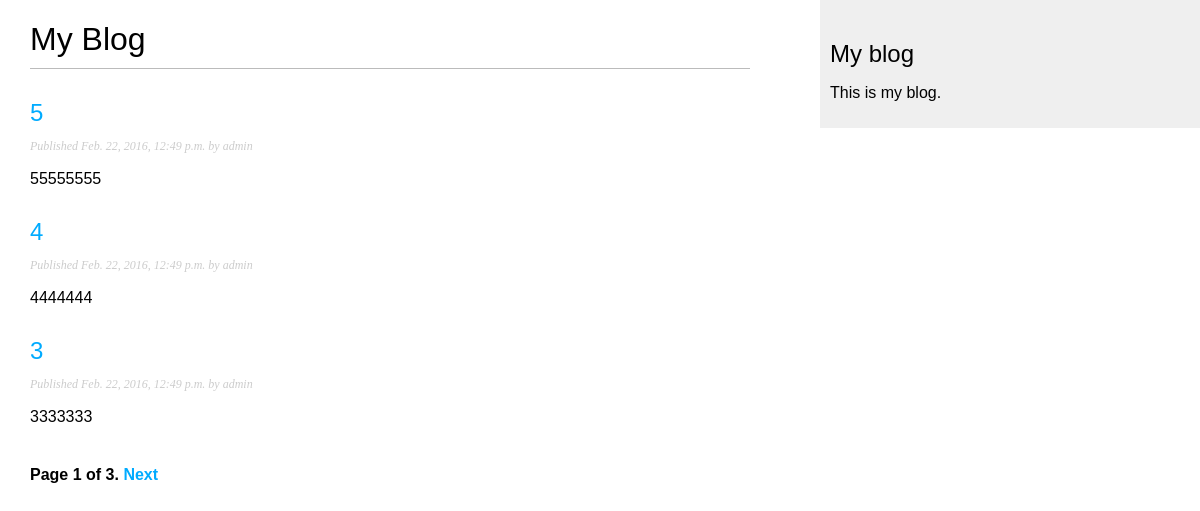
Screenshot of /blog/ with the database file from the repository.
### blog/models.py (models this page shows, shortened)
class Post(models.Model):
  STATUS_CHOICES = (
    ('draft', 'Draft'),
    ('published', 'Published'),
  )
  title = models.CharField(max_length=250)
  slug = models.SlugField(max_length=250, unique_for_date='publish') #用在文章的url，根據日期唯一性
  author = models.ForeignKey(User, related_name='blog_posts') #資料一對多，從User來
  body = models.TextField() #文章內容
  publish = models.DateTimeField(default=timezone.now) #發布時間
  created = models.DateTimeField(auto_now_add=True)
  updated = models.DateTimeField(auto_now=True)
  status = models.CharField(max_length=10, choices=STATUS_CHOICES, default='draft') #使用choices限制選項
  objects = models.Manager() # The default manager.
  published = PublishedManager() # Our custom manager.
  def get_absolute_url(self):
    return reverse('blog:post_detail', args=[
                      self.publish.year,
                      self.publish.strftime('%m'), #用strftime()來讓個位數前面補0變成兩位數
                      self.publish.strftime('%d'),
                      self.slug
                    ]
                  )
  class Meta: #依發佈日期排序，負號表示descending
    ordering = ('-publish',)

### blog/views.py (the view)
class PostListView(ListView):
  queryset = Post.published.all()
  context_object_name = 'posts'
  paginate_by = 3
  template_name = 'blog/post/list.html'

### blog/templates/blog/post/list.html (shortened to what this page needs)
{% extends "blog/base.html" %}
{% block content %}
  <h1>My Blog</h1>
  {% for post in posts %}
    <h2><a href="{{ post.get_absolute_url }}">{{ post.title }}</a></h2>
    <p class="date">Published {{ post.publish }} by {{ post.author }}</p>
    {{ post.body|truncatewords:3|linebreaks }}
  {% endfor %}
  {% include "pagination.html" with page=page_obj %}
{% endblock %}

### blog/templates/blog/base.html (shortened to what this page needs)
{% load staticfiles %}
<!DOCTYPE html>
<html>
<head>
  <link href="{% static "css/blog.css" %}" rel="stylesheet">
</head>
<body>
  <div id="content">
    {% block content %}
    {% endblock %}
  </div>
  <div id="sidebar">
    <h2>My blog</h2>
    <p>This is my blog.</p>
  </div>
</body>
</html>

### blog/templates/pagination.html (shortened to what this page needs)
<div class="pagination">
  <span class="step-links">
    <span class="current">
      Page {{ page.number }} of {{ page.paginator.num_pages }}.
    </span>
    {% if page.has_next %}
      <a href="?page={{ page.next_page_number }}">Next</a>
    {% endif %}
  </span>
</div>

### blog/static/css/blog.css (style rules this page uses)
body { margin:0; padding:0; font-family:helvetica, sans-serif; }
a { color:#00abff; text-decoration:none; }
h1 { font-weight:normal; border-bottom:1px solid #bbb; padding:0 0 10px 0; }
h2 { font-weight:normal; margin:30px 0 0; }
#content { float:left; width:60%; padding:0 0 0 30px; }
#sidebar { float:right; width:30%; padding:10px; background:#efefef; height:100%; }
p.date { color:#ccc; font-family: georgia, serif; font-size: 12px; font-style: italic; }
.pagination { margin:40px 0; font-weight:bold; }

### rows the page displays
Post: title "5", publish "Feb. 22, 2016, 12:49 p.m.", author "admin", body "55555555"
Post: title "4", publish "Feb. 22, 2016, 12:49 p.m.", author "admin", body "4444444"
Post: title "3", publish "Feb. 22, 2016, 12:49 p.m.", author "admin", body "3333333"

### other values shown
{{ page.number }} "1"
{{ page.paginator.num_pages }} "3"
